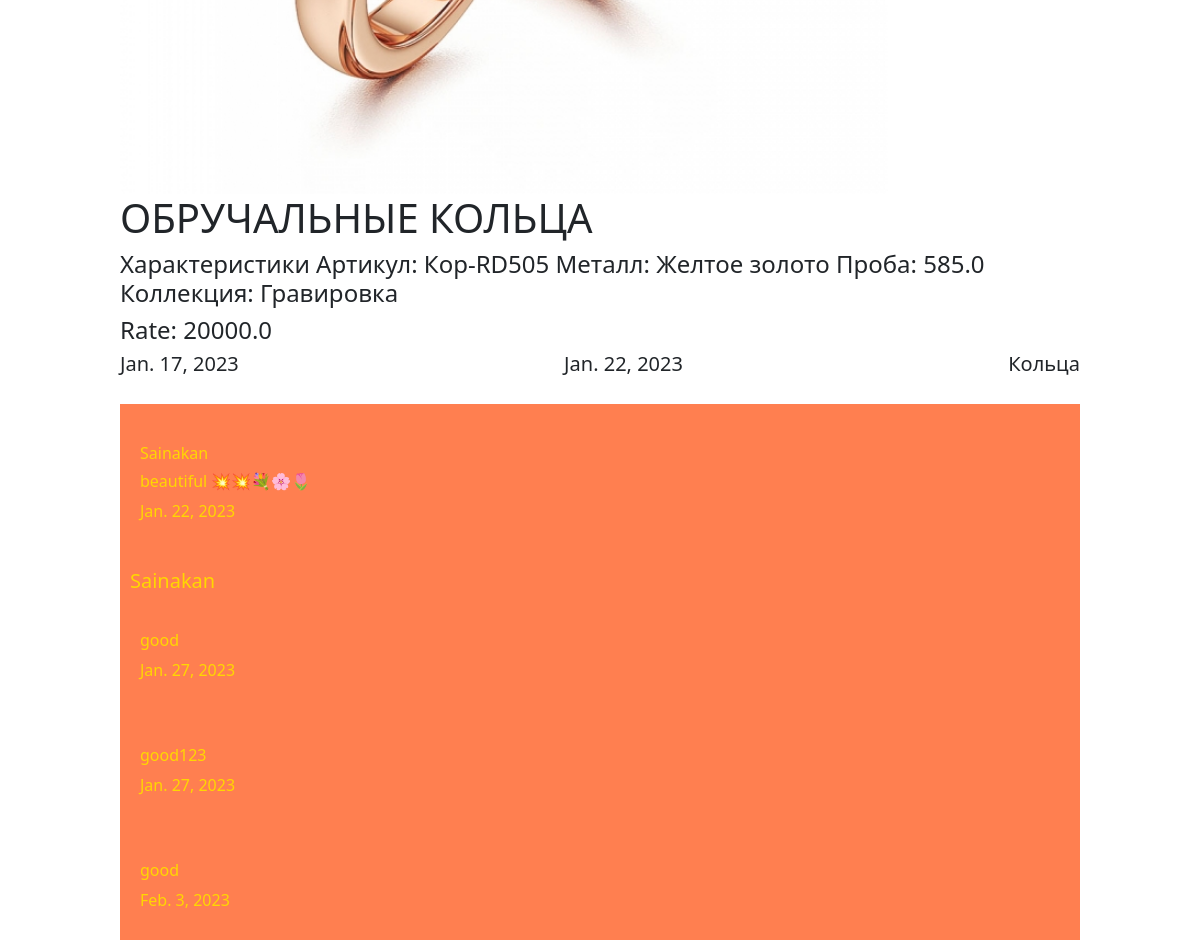
The page /products/1/ (middle part) on the database as committed earlier.
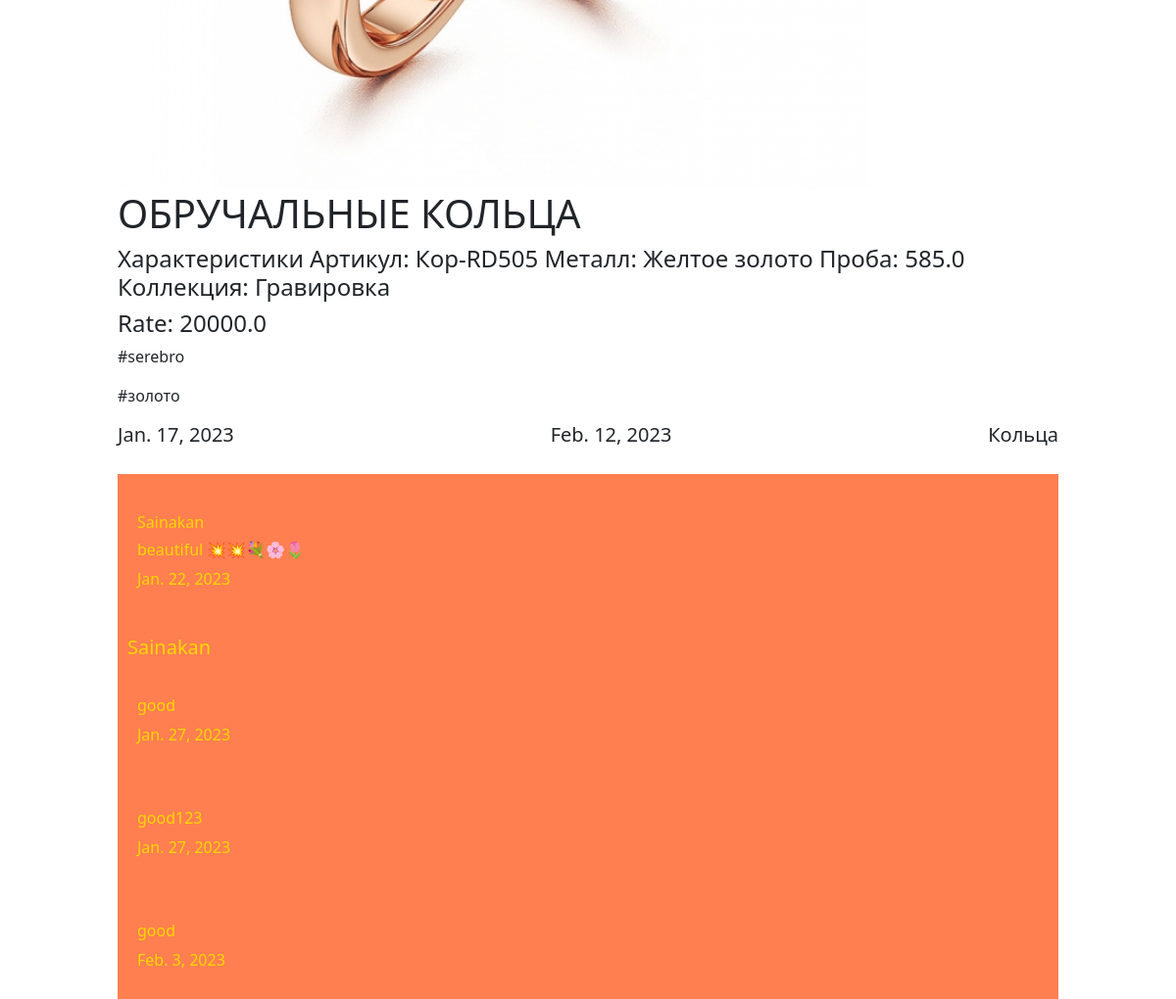
The same page on the database as committed later.
### products/models.py (models this page shows)
class Products(models.Model): # класс Python, который наследуется о модуля- django.db.models.Model.
    author = models.ForeignKey(User, on_delete=models.CASCADE, null=True)#у 1пользователя много постов
    image = models.ImageField(null=True, blank=True)
    name = models.CharField(max_length=255)
    description = models.TextField()
    price = models.FloatField()
    created_date = models.DateField(auto_now_add=True)
    modified_date = models.DateField(auto_now=True)
    category = models.ForeignKey(Category,on_delete=models.SET_NULL, null=True, blank=True)
    hashtags = models.ManyToManyField(Hashtag)

class Review(models.Model):
    author = models.ForeignKey(User, on_delete=models.CASCADE, null=True) #у 1пользователя много комментариев
    product = models.ForeignKey(Products, on_delete=models.CASCADE, null=True)
    text = models.TextField()
    Creted_Date = models.DateField(auto_now_add=True)

class Category(models.Model):
    name = models.CharField(max_length=200)
    image = models.ImageField()

class Hashtag(models.Model):
    title = models.CharField(max_length=250)

### products/views.py (the view, shortened to what this page needs)
# urls.py: path('products/<int:id>/', product_detail_view),
def product_detail_view(request, id):
    form = ReviewCreateForm(data=request.POST)
    if request.method == 'GET':
        product_obj = Products.objects.get(id=id)
        review = Review.objects.filter(product=product_obj)
        context = {
            'product_key': product_obj,
            'comment_key': review,
            'comment_form': ReviewCreateForm,
            'user': request.user,
            'hashtags': product_obj.hashtags.all()
        }
        return render(request, 'products/detail.html', context=context)

### templates/products/detail.html (shortened to what this page needs)
{% extends 'layouts/index.html' %}
{% block content %}
    <div class="product">
        {% if product_key.image %}
            <img src="/media/{{ product_key.image }}/" alt="image not found ):">
        {% else %}
            <img src="/media/def.jpg" alt="">
        {% endif %}
        <h1>{{ product_key.name }}</h1>
        <h4>{{ product_key.description }}</h4>
        <h4>Rate: {{ product_key.price }}</h4>
        {% for hush in hashtags %}
            <p>{{ hush.title }}</p>
        {% endfor %}
        <div class="dates">
            <h5>{{ product_key.created_date }}</h5>
            <h5>{{ product_key.modified_date }}</h5>
            <h5>{{ product_key.category.name }}</h5>
        </div>
        <div class="review">
           {% for i in comment_key%}
                <div class="review">
                    <h6> {{ i.author.username}}</h6>
                    <h6> {{ i.text}}</h6>
                    <p> {{ i.Creted_Date}}<p>
                </div>
                {% if i.author.username %}
                <h5>{{ i.author.username }}</h5>
                {% endif %}
            {% endfor %}
        </div>
    </div>
{% endblock %}

Rows that differ between the two databases and show on the page:
changed Products "ОБРУЧАЛЬНЫЕ КОЛЬЦА": modified_date "Jan. 22, 2023" → "Feb. 12, 2023"
added Hashtag: title "#serebro"
added Hashtag: title "#золото"
